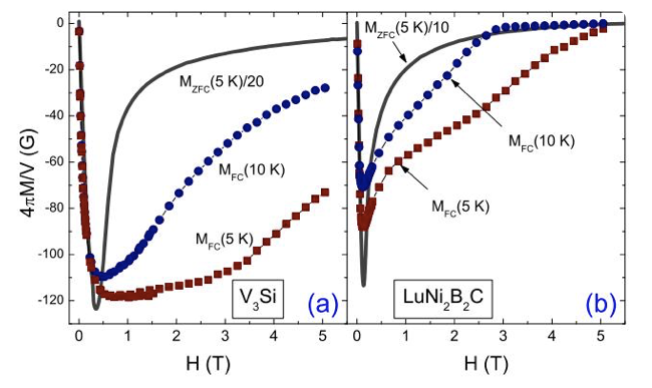
#> input picture science1.png, 652 x 388 px
$ python -i coco_converter.py   (imports and definitions only)
#> lines starting #> are read from the running program, lines starting #| are printed output that depends on the picture
"""
COCO format converter for mask annotations.

Converts OpenCV masks to COCO format with polygon segmentation annotations
suitable for instance segmentation training.
"""

import cv2
import numpy as np
from typing import List, Tuple, Dict, Any, Optional, Union
import json
from pathlib import Path
import logging
from datetime import datetime
import pycocotools.mask as mask_utils

logger = logging.getLogger(__name__)


class COCOMaskConverter:
    """
    Converts OpenCV masks to COCO format annotations with segmentation polygons.

    Supports both polygon and RLE (Run-Length Encoding) formats for segmentation.
    """

    def __init__(self,
                 data_point_category_id: int = 11,
                 simplify_tolerance: float = 0.1,  # Much lower for small data points
                 min_polygon_points: int = 3,      # Allow triangles (simplified circles)
                 use_rle: bool = False):
        """
        Initialize the COCO converter.

        Args:
            data_point_category_id: Category ID for data points in COCO format
            simplify_tolerance: Tolerance for polygon simplification (higher = simpler)
            min_polygon_points: Minimum number of points required for a valid polygon
            use_rle: Whether to use RLE format instead of polygons
        """
        self.data_point_category_id = data_point_category_id
        self.simplify_tolerance = simplify_tolerance
        self.min_polygon_points = min_polygon_points
        self.use_rle = use_rle

    # [152 lines left out: functions mask_to_polygon, mask_to_rle, calculate_bbox_from_mask, calculate_area_from_mask, create_annotation, create_image_info, not called in this run]

    def create_category_info(self) -> List[Dict[str, Any]]:
        """
        Create COCO category info for data points.

        Returns:
            List containing category info for data points
        """
        return [{
            "id": self.data_point_category_id,
            "name": "data-point",
            "supercategory": "chart-element"
        }]

    def create_coco_dataset(self,
                           image_mask_pairs: List[Tuple[Union[str, Path], List[np.ndarray]]],
                           dataset_info: Optional[Dict[str, Any]] = None) -> Dict[str, Any]:
        """
        Create a complete COCO dataset from image-mask pairs.

        Args:
            image_mask_pairs: List of (image_path, masks) tuples
            dataset_info: Optional dataset metadata

        Returns:
            Complete COCO dataset dictionary
        """
        if dataset_info is None:
            dataset_info = {
                "description": "Data point instance segmentation dataset",
                "version": "1.0",
                "year": datetime.now().year,
                "contributor": "Automatic mask generation",
                "date_created": datetime.now().isoformat()
            }

        # Initialize COCO structure
        coco_dataset = {
            "info": dataset_info,
            "licenses": [],
            "categories": self.create_category_info(),
            "images": [],
            "annotations": []
        }

        annotation_id = 1

        for image_id, (image_path, masks) in enumerate(image_mask_pairs, 1):
            # Add image info
            image_info = self.create_image_info(image_path, image_id)
            coco_dataset["images"].append(image_info)

            # Add annotations for each mask
            for mask in masks:
                annotation = self.create_annotation(mask, annotation_id, image_id)
                coco_dataset["annotations"].append(annotation)
                annotation_id += 1

        logger.info(f"Created COCO dataset with {len(coco_dataset['images'])} images "
                   f"and {len(coco_dataset['annotations'])} annotations")

        return coco_dataset

    # [100 lines left out: functions add_masks_to_existing_coco, save_coco_dataset, validate_coco_dataset, not called in this run]

>>> import cv2
>>> picture = cv2.imread('../../science1.png', cv2.IMREAD_GRAYSCALE)
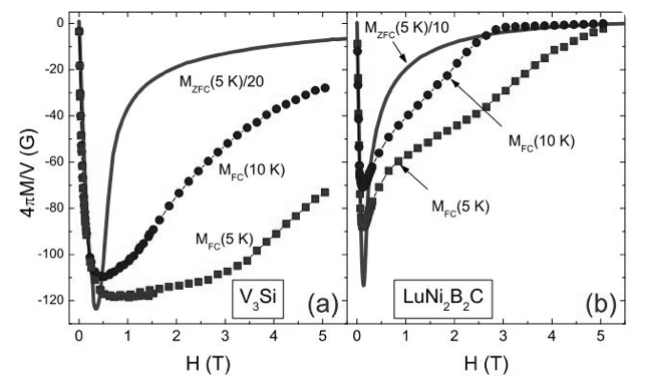
#> picture: shape (388, 652); min 0, max 255, mean 236.6
>>> result = COCOMaskConverter().create_coco_dataset(picture)
#> (the run stopped early here; a loop or call above may not have finished)
